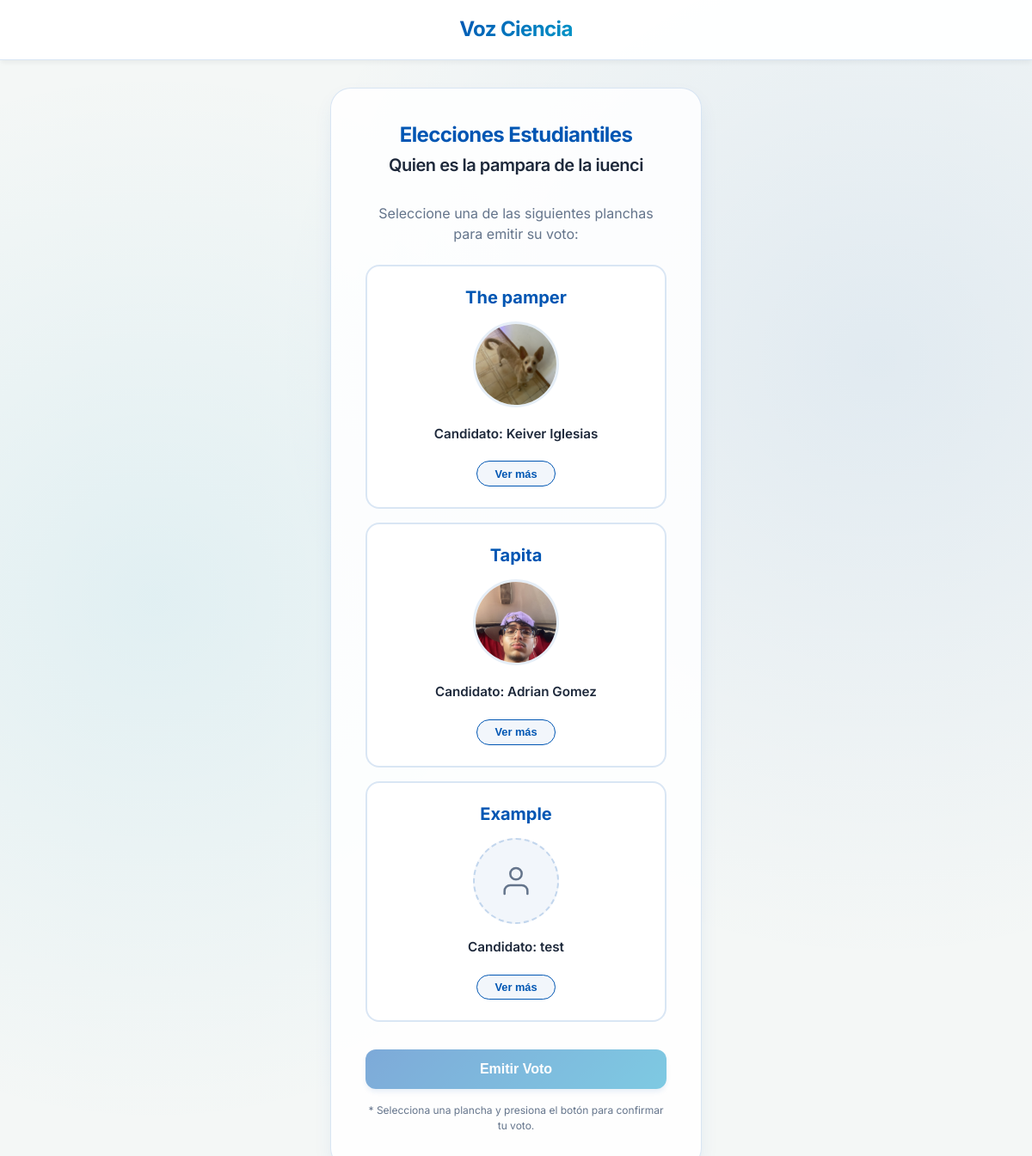
Page /campana/4/votar/ on the committed database.
### elections/models.py (models this page shows, shortened)
class Campana(models.Model):
    nombre_campana = models.CharField(max_length=200)
    fecha_inicio = models.DateTimeField()
    fecha_cierre = models.DateTimeField()
    esta_activa = models.BooleanField(default=True)

class Plancha(models.Model):
    campana = models.ForeignKey(Campana, on_delete=models.CASCADE, related_name='planchas')
    nombre = models.CharField(max_length=200)
    candidato_principal = models.CharField(max_length=200)
    logo = models.ImageField(upload_to='planchas_logos/', null=True, blank=True)
    propuesta = models.TextField()
    votos_recibidos = models.IntegerField(default=0)

### elections/views.py (the view)
# urls.py: path('campana/<int:pk>/votar/', CampanaVotacionView.as_view(), name='campana_votar'),
class CampanaVotacionView(DetailView):
    model = Campana
    template_name = 'elections/campana_votacion.html'
    context_object_name = 'campana'
    def get_context_data(self, **kwargs):
        context = super().get_context_data(**kwargs)
        if not self.request.session.session_key:
            self.request.session.create()
        session_key = self.request.session.session_key
        ya_voto = Votante.objects.filter(campana=self.object, token_sesion=session_key, ya_voto=True).exists()
        comprobante = self.request.session.get(f'comprobante_{self.object.id}')
        context['ya_voto'] = ya_voto
        context['comprobante'] = comprobante
        return context

### templates/elections/campana_votacion.html (shortened to what this page needs)
{% extends 'base.html' %}
{% block content %}
<div class="glass-panel" style="padding: 2.5rem; max-width: 500px; margin: 0 auto; text-align: center;">
    <div style="margin-bottom: 2rem;">
        <h2 style="font-size: 1.5rem; color: var(--primary); margin-bottom: 0.5rem;">
            Elecciones Estudiantiles
        </h2>
        <h3 style="font-size: 1.25rem; color: var(--text-main); font-weight: 600;">
            {{ campana.nombre_campana }}
        </h3>
    </div>
    {% if ya_voto %}
        <div style="background: rgba(16, 185, 129, 0.1); border: 1px solid #10B981; padding: 2rem; border-radius: 1rem; color: #059669; margin-bottom: 2rem;">
            <svg xmlns="http://www.w3.org/2000/svg" width="48" height="48" viewBox="0 0 24 24" fill="none" stroke="currentColor" stroke-width="2" stroke-linecap="round" stroke-linejoin="round" style="margin-bottom: 1rem;">
                <path d="M22 11.08V12a10 10 0 1 1-5.93-9.14"></path>
                <polyline points="22 4 12 14.01 9 11.01"></polyline>
            </svg>
            <h3 style="font-weight: 700; font-size: 1.5rem; margin-bottom: 0.5rem; color: #10B981;">Excelente, voto registrado</h3>
            <p style="font-size: 1rem; margin-bottom: 1rem;">Su voto ha sido procesado de manera exitosa y segura.</p>
            {% if comprobante %}
            <div style="background: white; padding: 1rem; border-radius: 0.5rem; border: 1px dashed #10B981; word-break: break-all; margin-top: 1rem; text-align: left;">
                <p style="font-size: 0.75rem; color: var(--text-muted); margin-bottom: 0.25rem;">Comprobante criptográfico (Hash UUID):</p>
                <p style="font-family: monospace; font-weight: 600; font-size: 0.9rem; color: var(--text-main); margin: 0;">{{ comprobante }}</p>
            </div>
            {% endif %}
        </div>
    {% else %}
        <div style="margin-bottom: 2rem; text-align: left;">
            <p class="text-muted" style="margin-bottom: 1.5rem; text-align: center;">
                Seleccione una de las siguientes planchas para emitir su voto:
            </p>
            <div style="display: flex; flex-direction: column; gap: 1rem;">
                {% for plancha in campana.planchas.all %}
                <div id="card-{{ plancha.id }}" class="plancha-card" onclick="seleccionarPlancha('{{ plancha.id }}', '{{ plancha.candidato_principal|escapejs }}')" style="border: 2px solid var(--border); border-radius: 1rem; padding: 1.5rem; cursor: pointer; transition: var(--transition); text-align: center; position: relative; background: white; display: flex; flex-direction: column; align-items: center;">
                    <h4 style="color: var(--primary); font-size: 1.25rem; margin-bottom: 1rem; font-weight: 700;">{{ plancha.nombre }}</h4>
                    {% if plancha.logo %}
                        <div style="margin-bottom: 1rem;">
                            <img src="{{ plancha.logo.url }}" alt="Logo {{ plancha.nombre }}" style="width: 100px; height: 100px; border-radius: 50%; object-fit: cover; border: 3px solid rgba(0, 86, 179, 0.1);">
                        </div>
                    {% else %}
                        <div style="margin-bottom: 1rem; width: 100px; height: 100px; background: rgba(0, 86, 179, 0.05); border-radius: 50%; display: flex; align-items: center; justify-content: center; border: 2px dashed rgba(0, 86, 179, 0.2);">
                            <svg xmlns="http://www.w3.org/2000/svg" width="40" height="40" viewBox="0 0 24 24" fill="none" stroke="currentColor" stroke-width="1.5" stroke-linecap="round" stroke-linejoin="round" style="color: var(--text-muted);"><path d="M20 21v-2a4 4 0 0 0-4-4H8a4 4 0 0 0-4 4v2"></path><circle cx="12" cy="7" r="4"></circle></svg>
                        </div>
                    {% endif %}
                    <p style="color: var(--text-main); font-size: 0.95rem; font-weight: 600; margin-bottom: 1.25rem;">Candidato: {{ plancha.candidato_principal }}</p>
                    <button type="button" onclick="openModal(event, 'modal-{{ plancha.id }}')" style="background: rgba(0, 86, 179, 0.05); border: 1px solid var(--primary); color: var(--primary); padding: 0.4rem 1.25rem; border-radius: 1rem; font-size: 0.8rem; font-weight: 600; cursor: pointer; transition: var(--transition); width: auto;">Ver más</button>
                </div>
                {% empty %}
                <p style="text-align: center; color: var(--text-muted); padding: 2rem;">No hay planchas registradas en esta campaña.</p>
                {% endfor %}
            </div>
        </div>
        <button id="btn-submit-voto" class="btn-primary" style="opacity: 0.5; cursor: not-allowed; transition: all 0.3s;" disabled onclick="abrirModalConfirmacion()">
            Emitir Voto
        </button>
        <p style="margin-top: 1rem; font-size: 0.75rem; color: var(--text-muted);">
            * Selecciona una plancha y presiona el botón para confirmar tu voto.
        </p>
    {% endif %}
</div>
{% endblock %}

### static/css/index.css (style rules this page uses)
:root { --primary: #0056b3; --primary-hover: #004494; --secondary: #0096c7; --background: #f4f7f6; --surface: rgba(255, 255, 255, 0.85); --surface-light: rgba(255, 255, 255, 0.95); --text-main: #1e293b; --text-muted: #64748b; --border: rgba(0, 86, 179, 0.15); --error: #dc2626; --glass-blur: blur(16px); --shadow: 0 10px 25px -5px rgba(0, 86, 179, 0.1), 0 8px 10px -6px rgba(0, 86, 179, 0.05); --transition: all 0.3s cubic-bezier(0.4, 0, 0.2, 1); }
* { margin: 0; padding: 0; box-sizing: border-box; }
body { font-family: 'Inter', -apple-system, BlinkMacSystemFont, "Segoe UI", Roboto, sans-serif; background-color: var(--background); background-image: radial-gradient(circle at 15% 50%, rgba(0, 150, 199, 0.08) 0%, transparent 50%), radial-gradient(circle at 85% 30%, rgba(0, 86, 179, 0.08) 0%, transparent 50%); background-attachment: fixed; color: var(--text-main); min-height: 100vh; display: flex; flex-direction: column; -webkit-font-smoothing: antialiased; }
.glass-panel { background: var(--surface); backdrop-filter: var(--glass-blur); -webkit-backdrop-filter: var(--glass-blur); border: 1px solid var(--border); border-radius: 1.5rem; box-shadow: var(--shadow); }
h1, h2, h3 { font-weight: 700; letter-spacing: -0.025em; line-height: 1.2; }
p { line-height: 1.5; }
.btn-primary { width: 100%; padding: 0.875rem 1.5rem; background: linear-gradient(135deg, var(--primary) 0%, var(--secondary) 100%); color: white; border: none; border-radius: 0.75rem; font-size: 1rem; font-weight: 600; cursor: pointer; transition: var(--transition); display: inline-flex; justify-content: center; align-items: center; text-decoration: none; box-shadow: 0 4px 6px -1px rgba(0, 86, 179, 0.2); }
.text-muted { color: var(--text-muted); }

### rows in the picture
Campana: nombre_campana "Quien es la pampara de la iuenci"
Plancha: nombre "The pamper", logo (picture), candidato_principal "Keiver Iglesias"
Plancha: nombre "Tapita", logo (picture), candidato_principal "Adrian Gomez"
Plancha: nombre "Example", candidato_principal "test"
